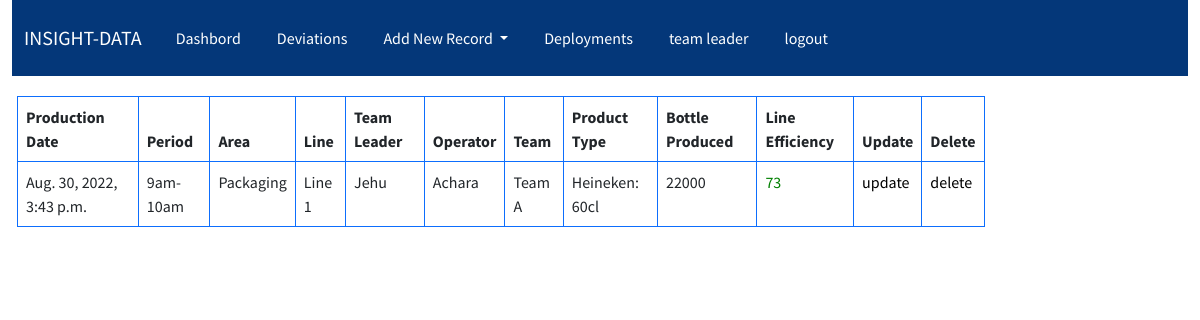
/insight/data/3 (signed in), run on the app's committed database.
### accounts/models.py (models this page shows, shortened)
class AccountsUser(AbstractBaseUser,PermissionsMixin):
    email =models.EmailField(unique=True)
    sap_no =models.PositiveIntegerField()
    user_name =models.CharField(max_length=20)
    first_name =models.CharField(max_length=50,blank=True)
    last_name =models.CharField(max_length=50,blank=True)
    is_active =models.BooleanField(default=False)
    is_staff =models.BooleanField(default=False)
    created_on =models.DateTimeField(auto_now_add=True)
    objects = CustomAccountManager()
    USERNAME_FIELD ='email'
    REQUIRED_FIELDS = ['user_name','sap_no','first_name','last_name']

### insight/models.py (models this page shows, shortened)
class InsightData(models.Model):
    area =models.ForeignKey(Area,on_delete=models.CASCADE)
    line =models.ForeignKey(Line,on_delete=models.CASCADE)
    line_speed =models.ForeignKey(Line_speed,on_delete=models.CASCADE)
    shift_type =models.ForeignKey(Shift_type,on_delete=models.CASCADE)
    line_manager =models.ForeignKey(Line_manager,default='Oyom',on_delete=models.SET_DEFAULT)
    team_leader =models.ForeignKey(Team_leader,on_delete=models.SET_DEFAULT,default='Oyom')
    data_operator = models.ForeignKey(Data_operator,on_delete=models.SET_DEFAULT,default='Oyom')
    production_team =models.ForeignKey(Production_team,on_delete=models.CASCADE)
    product_type =models.ForeignKey(Product_type,on_delete=models.SET_DEFAULT,default='no-name')
    time_period =models.ForeignKey(Time_period,on_delete=models.CASCADE)
    last_counter_reading =models.PositiveIntegerField(default=0)
    new_counter_reading =models.PositiveIntegerField()
    production_date =models.DateTimeField(auto_now_add=True)
    modified_date =models.DateTimeField(auto_now=True)
    bbt_no =models.CharField(max_length=6)
    bottle_produced =models.PositiveIntegerField(null=True,blank=True)
    deviation_duration =models.PositiveIntegerField(null=True,blank=True)
    line_output =models.PositiveIntegerField(null=True,blank=True)
    opi =models.DecimalField(max_digits=5,decimal_places=2,null=True,blank=True)
    deviation_data=models.ManyToManyField('Deviation',blank=True)

class Time_period(models.Model):
    name = models.CharField(max_length=100)
    def __str__(self):
        return self.name

class Area(models.Model):
    name = models.CharField(max_length=100,)
    def __str__(self):
     return self.name

class Line(models.Model):
    name = models.CharField(max_length=100)
    def __str__(self):
        return self.name

class Team_leader(models.Model):
    name = models.CharField(max_length=100)
    def __str__(self):
        return self.name

class Data_operator(models.Model):
    name = models.CharField(max_length=100)
    def __str__(self):
        return self.name

class Production_team(models.Model):
    name = models.CharField(max_length=100)
    def __str__(self):
        return self.name

class Product_type(models.Model):
    name = models.CharField(max_length=50)
    bottle_size =models.CharField(max_length=50)
    bottles_per_carton =models.PositiveIntegerField()
    def __str__(self):
        return f'{self.name}: {self.bottle_size}'

### insight/views.py (the view)
# urls.py: path('data/<str:pk>',InsightDataDetailsView.as_view(),name='data-detail'),
class InsightDataDetailsView(LoginRequiredMixin,PermissionRequiredMixin,DetailView):
    permission_required = ('insight.change_insightdata')
    model = InsightData
    template_name= 'insight/data-detail.html'
    context_object_name= 'data'

### insight/templates/insight/data-detail.html
{% extends 'base.html' %} {% block content %} {% include 'navbar.html' %}
<div class="kpi">
  <div class="row">
    <div class="col-md-10 col-sm-8 table-responsive">
      <table class="table table-bordered border-primary">
        <thead>
          <tr>
            <th>Production Date</th>
            <th>Period</th>
            <th>Area</th>
            <th>Line</th>
            <th>Team Leader</th>
            <th>Operator</th>
            <th>Team</th>
            <th>Product Type</th>
            <th>Bottle Produced</th>
            <th>Line Efficiency</th>
            <th>Update</th>
            <th>Delete</th>
          </tr>
        </thead>
        <tbody>
          <tr>
            <td>{{data.production_date}}</td>
            <td>{{data.time_period}}</td>
            <td>{{data.area}}</td>
            <td>{{data.line}}</td>
            <td>{{data.team_leader}}</td>
            <td>{{data.data_operator}}</td>
            <td>{{data.production_team}}</td>
            <td>{{data.product_type}}</td>
            <td>{{data.bottle_produced}}</td>
            <td class="opi">{{data.line_output}}</td>
            <td>
              <a href="{% url 'update-data' data.id %}" style="color: #000"
                >update</a
              >
            </td>
            <td>
              <a href="{% url 'delete-data' data.id %}" style="color: #000"
                >delete</a
              >
            </td>
          </tr>
        </tbody>
      </table>
    </div>
  </div>
</div>
{% endblock content %}

### templates/navbar.html (shortened to what this page needs)
<nav class="navbar navbar-expand-lg"style='background-color: var(--nav)'>
  <div class="container-fluid">
    <a class="navbar-brand"  href="{% url 'dashboard' %}">INSIGHT-DATA</a>
       {% if user.is_authenticated %}
    <div class="collapse navbar-collapse" id="navbarNavDropdown">
      <ul class="navbar-nav">
          <li class="nav-item">
            <a
              class="nav-link active"
              aria-current="page"
              href="{% url 'dashboard' %}"
              >Dashbord</a
            >
          </li>
          <li class="nav-item">
            <a class="nav-link" href="{% url 'list-deviation' %}">Deviations</a>
          </li>
          {% if perms.insight.add_insightdata %}
        <li class="nav-item dropdown">
          <a class="nav-link dropdown-toggle" href="#" id="navbarDropdownMenuLink" role="button" data-bs-toggle="dropdown" aria-expanded="false">
             Add New Record
          </a>
          </li>
          {% endif %}
          {% if perms.insight.add_insightdata %}
          <li class="nav-item">
            <a class="nav-link" href="{% url 'deployment' %}">Deployments</a>
          </li>
           {% endif %}
          <li class="nav-item">
            <a class="nav-link" href="#">{{user.user_name}}</a>
          </li>
          <li class="nav-item">
            <a class="nav-link" href="{% url 'logout' %}">logout</a>
          </li>
          </ul>
      {% endif %}
  </div>
</nav>

### static/css/style.css (style rules this page uses)
:root { --nav: #043779; --content: #ffffff; --textcontent: #fefefe; --bs-blue: #0d6efd; --bs-indigo: #6610f2; --bs-purple: #6f42c1; --bs-pink: #d63384; --bs-red: #dc3545; --bs-orange: #fd7e14; --bs-yellow: #ffc107; --bs-green: #198754; --bs-teal: #20c997; --bs-cyan: #0dcaf0; --bs-white: #fff; --bs-gray: #6c757d; --bs-gray-dark: #343a40; --bs-primary: #0d6efd; --bs-secondary: #6c757d; --bs-success: #198754; --bs-info: #0dcaf0; --bs-warning: #ffc107; --bs-danger: #dc3545; --bs-light: #f8f9fa; --bs-dark: #212529; --bs-font-sans-serif: system-ui, -apple-system, "Segoe UI", Roboto, "Helvetica Neue", Arial, "Noto Sans", "Liberation Sans", sans-serif, "Apple Color Emoji", "Segoe UI Emoji", "Segoe UI Symbol", "Noto Color Emoji"; --bs-font-monospace: SFMono-Regular, Menlo, Monaco, Consolas, "Liberation Mono", "Courier New", monospace; --bs-gradient: linear-gradient( 180deg, rgba(255, 255, 255, 0.15), rgba(255, 255, 255, 0) ); }
* { padding: 0; margin: 0; box-sizing: border-box; }
ul { list-style: none; }
a { text-decoration: none; color: var(--textcontent); }
body { font-family: "Source Sans Pro", sans-serif; }
nav li { padding: 10px; }
.nav-link { color: #fff !important; }
.kpi { margin: 20px 5px 5px 5px; }
.opi-green { color: green; }

### data on the page
AccountsUser: user_name "team leader"
InsightData: production_date "Aug. 30, 2022, 3:43 p.m.", time_period "9am-10am", area "Packaging", line "Line 1", team_leader "Jehu", data_operator "Achara", production_team "Team A", product_type "Heineken: 60cl", bottle_produced "22000", line_output "73"
